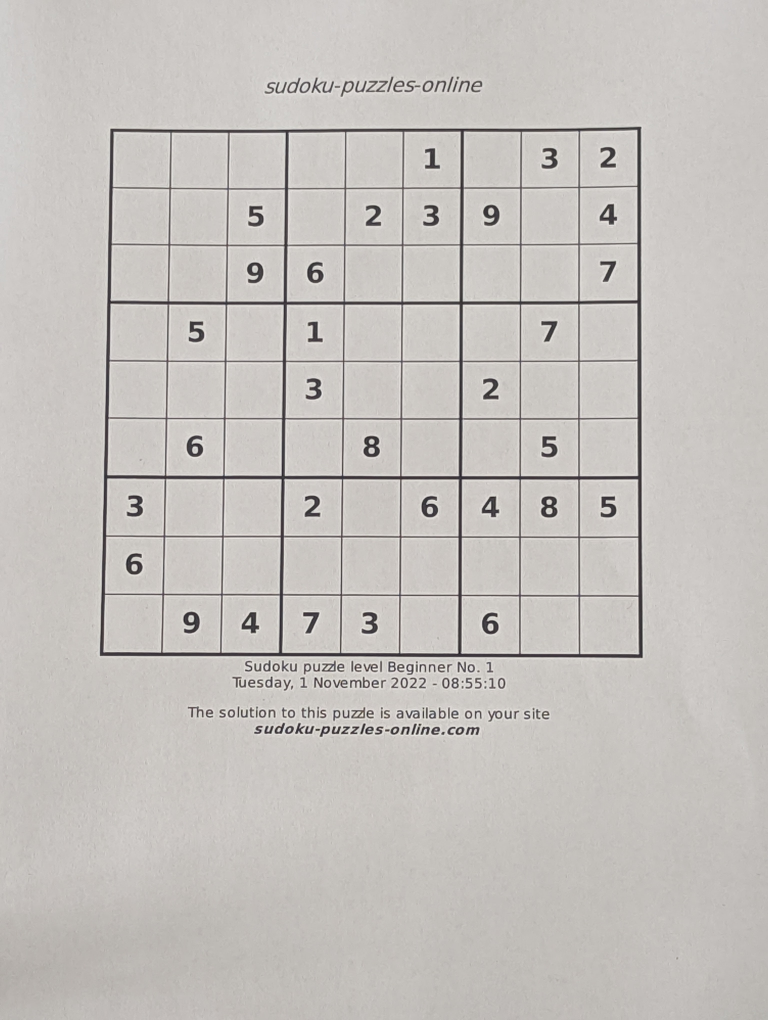
#> input picture Anul III/Semestrul I/Concepte si Aplicatii in Vederea Artificiala/Laborator/Laborator 6/data/train/01.jpg, 3072 x 4080 px (shown at 1/4 size)
$ jupyter execute 'Laborator 6.ipynb'
#> lines starting #> are read from the running program, lines starting #| are printed output that depends on the picture; after the words box and inside, x2 and y2 are one past the last pixel; in counts of white or black regions, pixels touching at a corner belong together
#> further down, img is the input picture: shape (4080, 3072, 3); mean B, G, R 189.7, 193.4, 197.2
[cell 1]
import cv2 as cv
import numpy as np
import os

[cell 2]
def show_image(title, image):
    image = cv.resize(image, (0,0), fx=0.3, fy=0.3)
    cv.imshow(title, image)
    cv.waitKey(0)
    cv.destroyAllWindows()

[cell 3]
def extrage_careu(image):
    image = cv.cvtColor(image, cv.COLOR_BGR2GRAY)
    image_m_blur = cv.medianBlur(image, 3)
    image_g_blur = cv.GaussianBlur(image_m_blur, (0, 0), 5)
    image_sharpened = cv.addWeighted(image_m_blur, 1.2, image_g_blur, -0.8, 0)
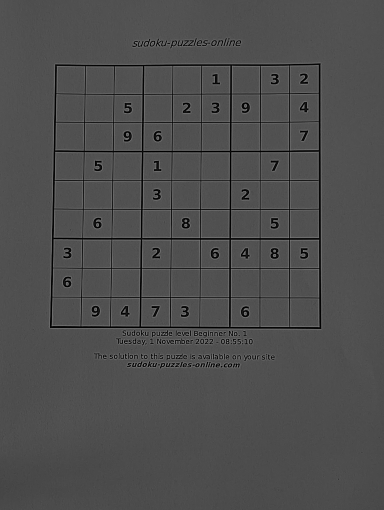
#> image_sharpened: shape (4080, 3072) (shown at 1/8 size); min 0, max 180, mean 78
    show_image('image_sharpened', image_sharpened)
    _, thresh = cv.threshold(image_sharpened, 30, 255, cv.THRESH_BINARY)
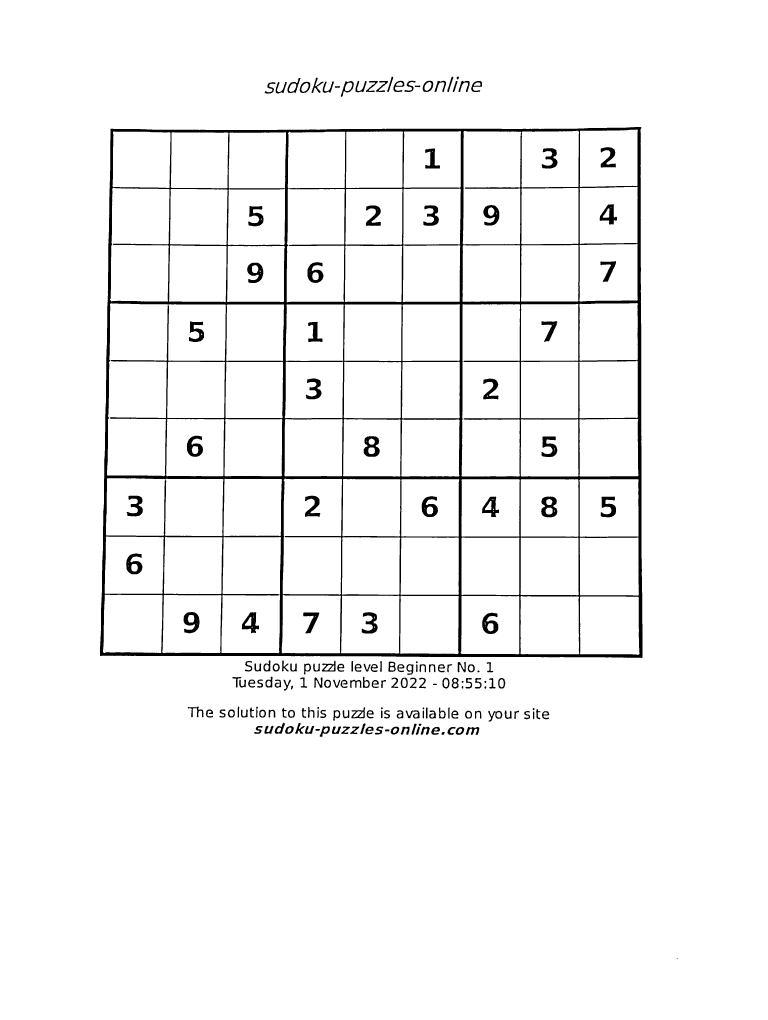
#> thresh: shape (4080, 3072) (shown at 1/4 size); 96.3% white; 184 black regions (1 under 20 px), largest, box (x1, y1, x2, y2) and area: (400, 508, 2570, 2632) 321566, (2165, 1986, 2229, 2069) 3223, (1455, 1745, 1519, 1827) 3192

    kernel = np.ones((3, 3), np.uint8)
    thresh = cv.erode(thresh, kernel)
#> thresh: shape (4080, 3072); 95.2% white; 183 black regions, largest, box (x1, y1, x2, y2) and area: (399, 507, 2571, 2633) 406073, (2164, 1985, 2230, 2070) 3799, (1454, 1744, 1520, 1828) 3744
    show_image('image_thresholded', thresh)

    edges =  cv.Canny(thresh, 200, 400)
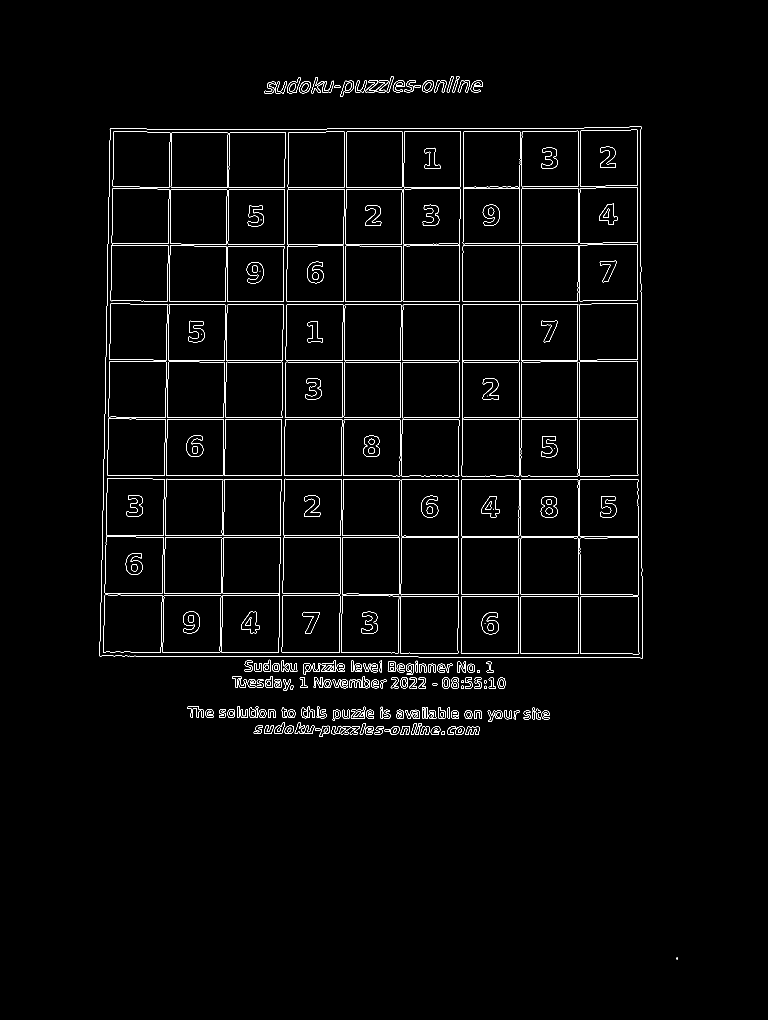
#> edges: shape (4080, 3072) (shown at 1/4 size); 0.95% white in thin lines or dots, all inside (x1, y1, x2, y2) = (398, 305, 2711, 3837)
    show_image('edges', edges)
#> call 3 of show_image, with title = 'edges'
#> in show_image (call 3), `image = cv.resize(image, (0,0), fx=0.3, fy=0.3)`:
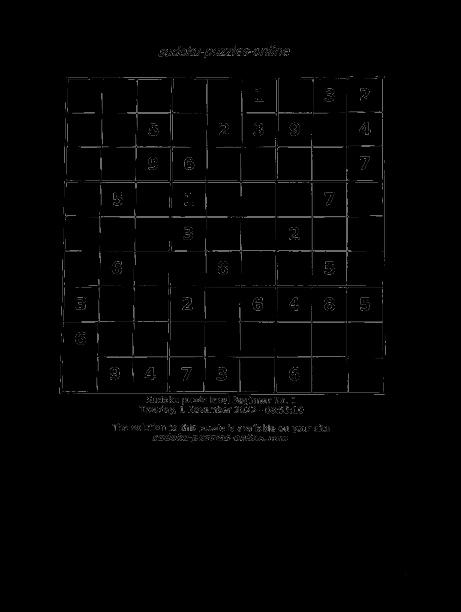
#> image: shape (1224, 922) (shown at 1/2 size); min 0, max 248, mean 2.6
    contours, _ = cv.findContours(edges, cv.RETR_EXTERNAL, cv.CHAIN_APPROX_SIMPLE)
#> contours = 152 contours, 5 with area under 20; largest, box (x1, y1, x2, y2) and area: (398, 506, 2571, 2633) 4528954, (1361, 322, 1416, 388) 1883, (1148, 310, 1203, 373) 1832, (1403, 2827, 1462, 2874) 1782, (1285, 2641, 1344, 2687) 1744
    max_area = 0

    for i in range(len(contours)):
        if len(contours[i]) > 3:
            possible_top_left = None
            possible_bottom_right = None
            for point in contours[i].squeeze():
                if possible_top_left is None or point[0] + point[1] < possible_top_left[0] + possible_top_left[1]:
                    possible_top_left = point

                if possible_bottom_right is None or point[0] + point[1] > possible_bottom_right[0] + possible_bottom_right[1]:
                    possible_bottom_right = point

            diff = np.diff(contours[i].squeeze(), axis=1)	# perechi de y - x
            possible_top_right = contours[i].squeeze()[np.argmin(diff)]
            possible_bottom_left = contours[i].squeeze()[np.argmax(diff)]
            if cv.contourArea(np.array([[possible_top_left], [possible_top_right], [possible_bottom_right], [possible_bottom_left]])) > max_area:
                max_area = cv.contourArea(np.array([[possible_top_left], [possible_top_right], [possible_bottom_right], [possible_bottom_left]]))
                top_left = possible_top_left
                bottom_right = possible_bottom_right
                top_right = possible_top_right
                bottom_left = possible_bottom_left
#> this loop made 152 passes
#> (max_area, top_left, bottom_right, top_right, bottom_left) on passes 1, 2, 3, 5, 32, 64: (20, [2706, 3831], [2710, 3836], [2710, 3831], [2706, 3836]), (130, [1768, 2927], [1776, 2939], [1779, 2927], [1764, 2937]), (149.5, [1540, 2917], [1556, 2926], [1558, 2917], [1539, 2925]), (1474.5, [1871, 2907], [1912, 2939], [1917, 2909], [1862, 2938]), (1901.5, [1952, 2842], [2006, 2873], [2006, 2846], [1953, 2886]), (2106.5, [1405, 2840], [1458, 2873], [1461, 2829], [1404, 2873])
#> after the loop, bottom_left = [399, 2624]; bottom_right = [2570, 2632]; max_area = 4547340.5; top_left = [441, 514]; top_right = [2565, 507]

    # [4 lines of commented-out code are left out]

    width = 810
    height = 810

    image_copy = cv.cvtColor(image.copy(), cv.COLOR_GRAY2BGR)
    cv.circle(image_copy, tuple(top_left), 20, (0, 0, 255), -1)
    cv.circle(image_copy, tuple(top_right), 20, (0, 0, 255), -1)
    cv.circle(image_copy, tuple(bottom_left), 20, (0, 0, 255), -1)
    cv.circle(image_copy, tuple(bottom_right), 20, (0, 0, 255), -1)
    show_image("detected corners", image_copy)
#> call 4 of show_image, with title = 'detected corners'
#> in show_image (call 4), `image = cv.resize(image, (0,0), fx=0.3, fy=0.3)`:
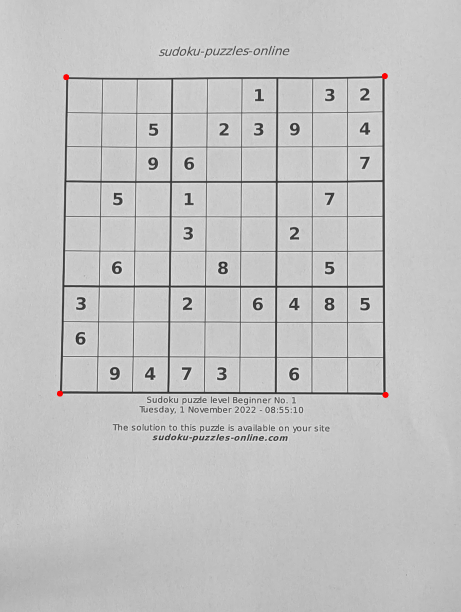
#> image: shape (1224, 922, 3) (shown at 1/2 size); mean of channels 0, 1, 2 193.9, 193.9, 194; drawn as B, G, R

    # completati codul aici
    # pune careul drept
    puzzle = np.array((top_left, top_right, bottom_right, bottom_left), dtype='float32')
#> puzzle = [[441, 514], [2565, 507], [2570, 2632], [399, 2624]]
    destination = np.array(([0, 0], [width, 0], [width, height], [0, height]), dtype='float32')
    M = cv.getPerspectiveTransform(puzzle, destination)
#> M = [[0.387, 0.0077, -174.5], [0.0013, 0.395, -203.7], [3.37e-06, 1.06e-05, 1]]
    result = cv.warpPerspective(image, M, (width, height), flags=cv.INTER_LINEAR)
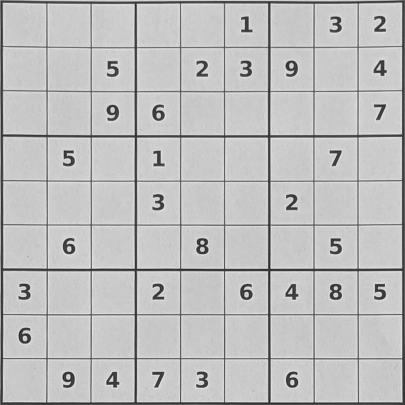
#> result: shape (810, 810) (shown at 1/2 size); min 20, max 241, mean 190.8
    result = cv.cvtColor(result, cv.COLOR_GRAY2BGR)
#> result: shape (810, 810, 3)

    return result

[cell 4]
img = cv.imread('data/train/01.jpg')
result = extrage_careu(img)
show_image('img', result)
#> in show_image (call 5), `image = cv.resize(image, (0,0), fx=0.3, fy=0.3)`:
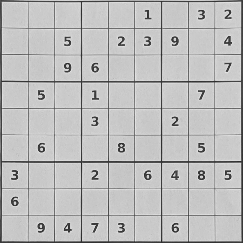
#> image: shape (243, 243, 3); min 36, max 233, mean 190.5

[cell 5]
lines_horizontal = []
for i in range(0, 811, 90):
    l = []
    l.append((0, i))
    l.append((809, i))
    lines_horizontal.append(l)

[cell 6]
lines_vertical = []
for i in range(0, 811, 90):
    l = []
    l.append((i, 0))
    l.append((i, 809))
    lines_vertical.append(l)

$ run again, with Anul III/Semestrul I/Concepte si Aplicatii in Vederea Artificiala/Laborator/Laborator 6/data/train/05.jpg copied over Anul III/Semestrul I/Concepte si Aplicatii in Vederea Artificiala/Laborator/Laborator 6/data/train/01.jpg
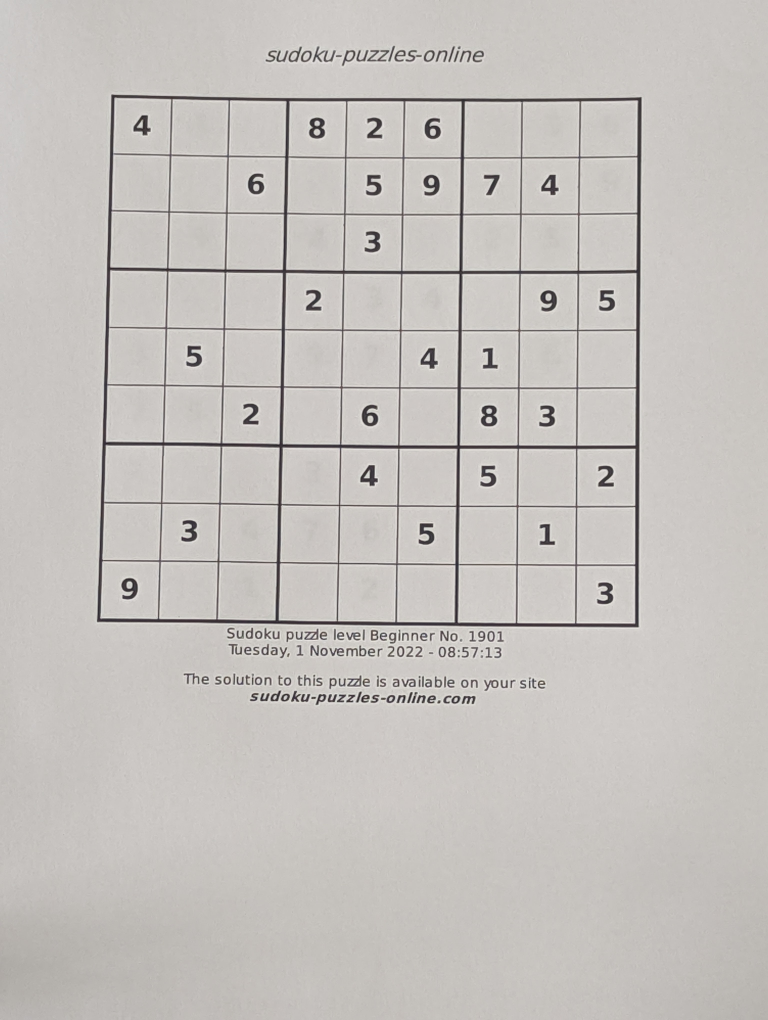
#> input picture Anul III/Semestrul I/Concepte si Aplicatii in Vederea Artificiala/Laborator/Laborator 6/data/train/05.jpg, 3072 x 4080 px (shown at 1/4 size)
#> img is the input picture: shape (4080, 3072, 3); mean B, G, R 189.9, 193.4, 197.2
#> in extrage_careu, `_, thresh = cv.threshold(image_sharpened, 30, 255, cv.THRESH_BINARY)`:
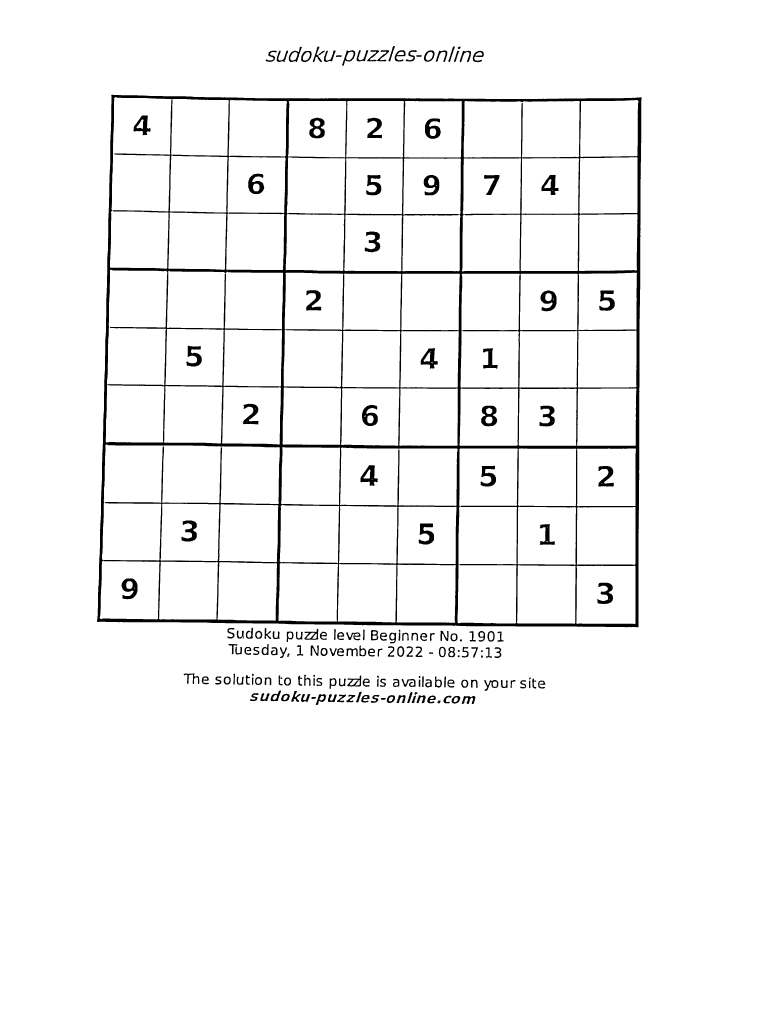
#> thresh: shape (4080, 3072) (shown at 1/4 size); 96.3% white; 181 black regions, largest, box (x1, y1, x2, y2) and area: (388, 378, 2566, 2509) 318438, (1925, 1623, 1989, 1705) 3133, (1237, 471, 1299, 554) 3027
#> edges: shape (4080, 3072); 0.95% white in thin lines or dots, all inside (x1, y1, x2, y2) = (386, 182, 2567, 2821)
#> contours = 159 contours, 16 with area under 20; largest, box (x1, y1, x2, y2) and area: (386, 376, 2567, 2510) 4516928, (1367, 199, 1422, 264) 1886, (1216, 2513, 1274, 2560) 1818, (1387, 2700, 1446, 2747) 1782, (1694, 200, 1739, 248) 1648
#> the loop in extrage_careu, `for i in range(len(contours)):` made 159 passes
#> (max_area, top_left, bottom_right, top_right, bottom_left) on passes 1, 2, 3, 4, 34, 63: (120, [1752, 2801], [1759, 2813], [1762, 2801], [1749, 2813]), (142, [1524, 2791], [1542, 2798], [1543, 2791], [1523, 2799]), (144, [1246, 2787], [1262, 2795], [1264, 2787], [1244, 2795]), (1492.5, [1856, 2783], [1895, 2816], [1901, 2785], [1846, 2815]), (1924, [1936, 2719], [1989, 2751], [1991, 2723], [1937, 2763]), (2073, [1389, 2713], [1443, 2745], [1445, 2701], [1388, 2744])
#> after the loop in extrage_careu, `for i in range(len(contours)):`: bottom_left = [387, 2487]; bottom_right = [2554, 2509]; max_area = 4535160; top_left = [446, 377]; top_right = [2566, 388]
#> puzzle = [[446, 377], [2566, 388], [2554, 2509], [387, 2487]]
#> M = [[0.386, 0.0108, -176.2], [-0.00205, 0.394, -147.7], [2.31e-06, 1.06e-05, 1]]
#> in show_image (call 5), `image = cv.resize(image, (0,0), fx=0.3, fy=0.3)`:
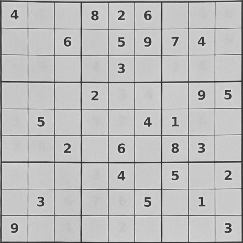
#> image: shape (243, 243, 3); min 34, max 231, mean 190.1
